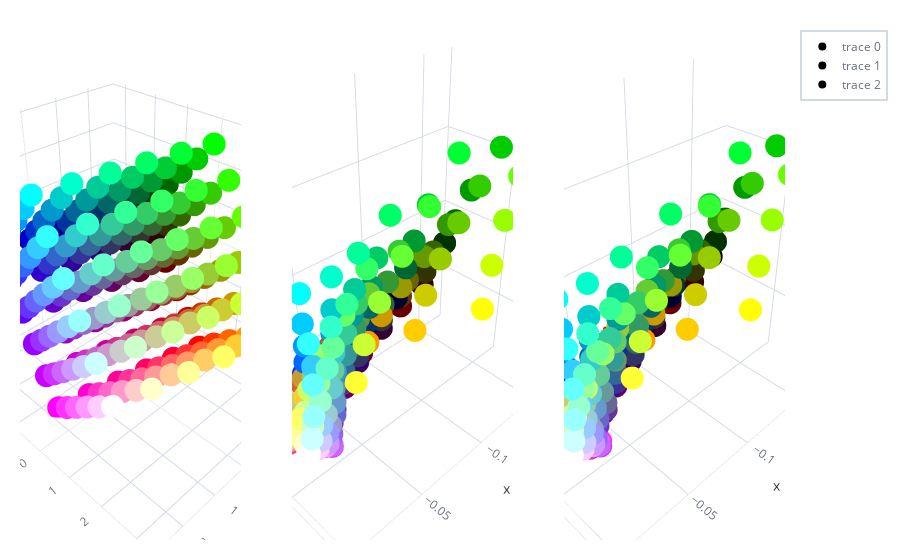

Source (notebook cell):
### Code cell
def make_xy(y):
    return jnp.concat([x_rot.filter('1e').array.reshape(x.shape[0], -1, 3)[:, 0, :], y.filter('1e').array.reshape(y.shape[0], -1, 3)[:, 0, :]], axis=-1)

xy = make_xy(y_rot)
xy2 = make_xy(y2)

# fig, (ax1, ax2) = plt.subplots(2, 1, figsize=(10, 4))
# sns.heatmap(xy.T, square=True, cbar=False, cmap='rho_heatmap', ax=ax1)
# sns.heatmap(xy2.T, square=True, cbar=False, cmap='rho_heatmap', ax=ax2)
# plt.show()

import plotly.graph_objects as go

xx, yy, zz, uu, vv, ww = xy.T

# go.Figure(go.Cone(x=xx, y=yy, z=zz, u=uu, v=vv, w=ww))

from plotly.subplots import make_subplots
from matplotlib.colors import rgb2hex
color = xyz_grid
color = (color - jnp.min(color.reshape(-1))) / jnp.ptp(color.reshape(-1))
rgb = [rgb2hex(c.tolist()) for c in color]

fig = make_subplots(rows=1, cols=3, specs=[[{'is_3d': True}] * 3])

xx2, yy2, zz2, uu2, vv2, ww2 = xy2.T

fig.add_trace(go.Scatter3d(x=xx, y=yy, z=zz, marker_color=rgb, mode='markers'), 1, 1)
fig.add_trace(go.Scatter3d(x=uu, y=vv, z=ww, marker_color=rgb, mode='markers'), 1, 2)
fig.add_trace(go.Scatter3d(x=uu2, y=vv2, z=ww2, marker_color=rgb, mode='markers'), 1, 3)

### Figure 1 — Plotly figure (JSON) as saved in the notebook; plotly's stock layout.template omitted (floating-point values rounded to 4 significant figures; data arrays with more than 128 entries replaced by an {"elided": "..."} marker saying what was removed)
{"data": [{"marker": {"color": {"elided": "216 str values"}}, "mode": "markers", "scene": "scene", "type": "scatter3d", "x": {"elided": "216 float values"}, "y": {"elided": "216 float values"}, "z": {"elided": "216 float values"}}, {"marker": {"color": {"elided": "216 str values"}}, "mode": "markers", "scene": "scene2", "type": "scatter3d", "x": {"elided": "216 float values"}, "y": {"elided": "216 float values"}, "z": {"elided": "216 float values"}}, {"marker": {"color": {"elided": "216 str values"}}, "mode": "markers", "scene": "scene3", "type": "scatter3d", "x": {"elided": "216 float values"}, "y": {"elided": "216 float values"}, "z": {"elided": "216 float values"}}], "layout": {"scene": {"domain": {"x": [0, 0.2889], "y": [0, 1]}}, "scene2": {"domain": {"x": [0.3556, 0.6444], "y": [0, 1]}}, "scene3": {"domain": {"x": [0.7111, 1], "y": [0, 1]}}}}
